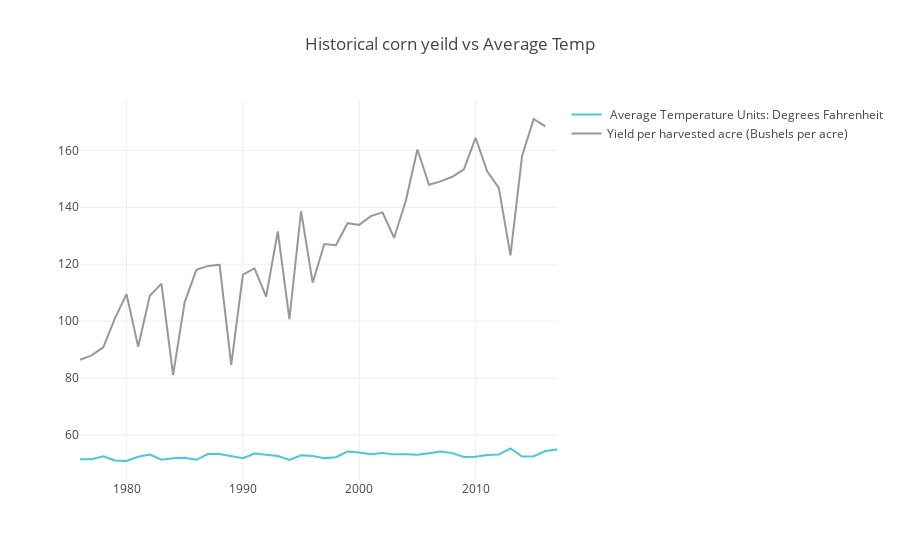

Source (notebook cell):
### Code cell
trace_high = go.Scatter(
                x=data.Year,
                y=data['Temp'],
                name = " Average Temperature Units: Degrees Fahrenheit",
                line = dict(color = '#17BECF'),
                opacity = 0.8)

trace_low = go.Scatter(
                x=data.Year,
                y=data['Yieldperharvested'],
                name = "Yield per harvested acre (Bushels per acre)",
                line = dict(color = '#7F7F7F'),
                opacity = 0.8)

data3 = [trace_high,trace_low]

layout = dict(
    title = "Historical corn yeild vs Average Temp",
    xaxis = dict(
        range = ['1976-07-01','2017-12-31'])
)

fig = dict(data=data3, layout=layout)
plotly.offline.init_notebook_mode(connected=True)
plotly.offline.iplot(fig, filename = "Historical corn yeild vs Average Temp ") 
#py.iplot(fig, filename = "Manually Set Range")

### Figure 1 — Plotly figure (JSON) as saved in the notebook; plotly's stock layout.template omitted (floating-point values rounded to 4 significant figures)
{"data": [{"line": {"color": "#17BECF"}, "name": " Average Temperature Units: Degrees Fahrenheit", "opacity": 0.8, "type": "scatter", "x": [1976, 1977, 1978, 1979, 1980, 1981, 1982, 1983, 1984, 1985, 1986, 1987, 1988, 1989, 1990, 1991, 1992, 1993, 1994, 1995, 1996, 1997, 1998, 1999, 2000, 2001, 2002, 2003, 2004, 2005, 2006, 2007, 2008, 2009, 2010, 2011, 2012, 2013, 2014, 2015, 2016, 2017], "y": [51.5, 51.47, 52.55, 51.05, 50.88, 52.39, 53.12, 51.35, 51.88, 51.98, 51.3, 53.32, 53.33, 52.63, 51.84, 53.51, 53.16, 52.6, 51.26, 52.87, 52.65, 51.89, 52.2, 54.23, 53.88, 53.27, 53.7, 53.21, 53.26, 53.1, 53.64, 54.25, 53.65, 52.29, 52.39, 52.98, 53.18, 55.28, 52.43, 52.54, 54.4, 54.91]}, {"line": {"color": "#7F7F7F"}, "name": "Yield per harvested acre (Bushels per acre)", "opacity": 0.8, "type": "scatter", "x": [1976, 1977, 1978, 1979, 1980, 1981, 1982, 1983, 1984, 1985, 1986, 1987, 1988, 1989, 1990, 1991, 1992, 1993, 1994, 1995, 1996, 1997, 1998, 1999, 2000, 2001, 2002, 2003, 2004, 2005, 2006, 2007, 2008, 2009, 2010, 2011, 2012, 2013, 2014, 2015, 2016, 2017], "y": [86.4, 88, 90.8, 101, 109.5, 91, 108.9, 113.2, 81.1, 106.7, 118, 119.4, 119.8, 84.6, 116.3, 118.5, 108.6, 131.5, 100.7, 138.6, 113.5, 127.1, 126.7, 134.4, 133.8, 136.9, 138.2, 129.3, 142.2, 160.3, 147.9, 149.1, 150.7, 153.3, 164.4, 152.6, 146.8, 123.1, 158.1, 171, 168.4, null]}], "layout": {"title": "Historical corn yeild vs Average Temp", "xaxis": {"range": ["1976-07-01", "2017-12-31"]}}}
